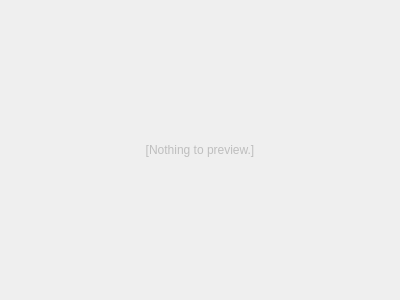
<?xml version="1.0" encoding="UTF-8"?>
<ui version="4.0">
 <class>PreviewEmpty</class>
 <widget class="QFrame" name="PreviewEmpty">
  <property name="geometry">
   <rect>
    <x>0</x>
    <y>0</y>
    <width>400</width>
    <height>300</height>
   </rect>
  </property>
  <property name="windowTitle">
   <string>Frame</string>
  </property>
  <layout class="QHBoxLayout" name="horizontalLayout">
   <property name="leftMargin">
    <number>0</number>
   </property>
   <property name="topMargin">
    <number>0</number>
   </property>
   <property name="rightMargin">
    <number>0</number>
   </property>
   <property name="bottomMargin">
    <number>0</number>
   </property>
   <item>
    <widget class="QLabel" name="label">
     <property name="enabled">
      <bool>false</bool>
     </property>
     <property name="text">
      <string>[Nothing to preview.]</string>
     </property>
     <property name="alignment">
      <set>Qt::AlignCenter</set>
     </property>
    </widget>
   </item>
  </layout>
 </widget>
 <resources/>
 <connections/>
</ui>
